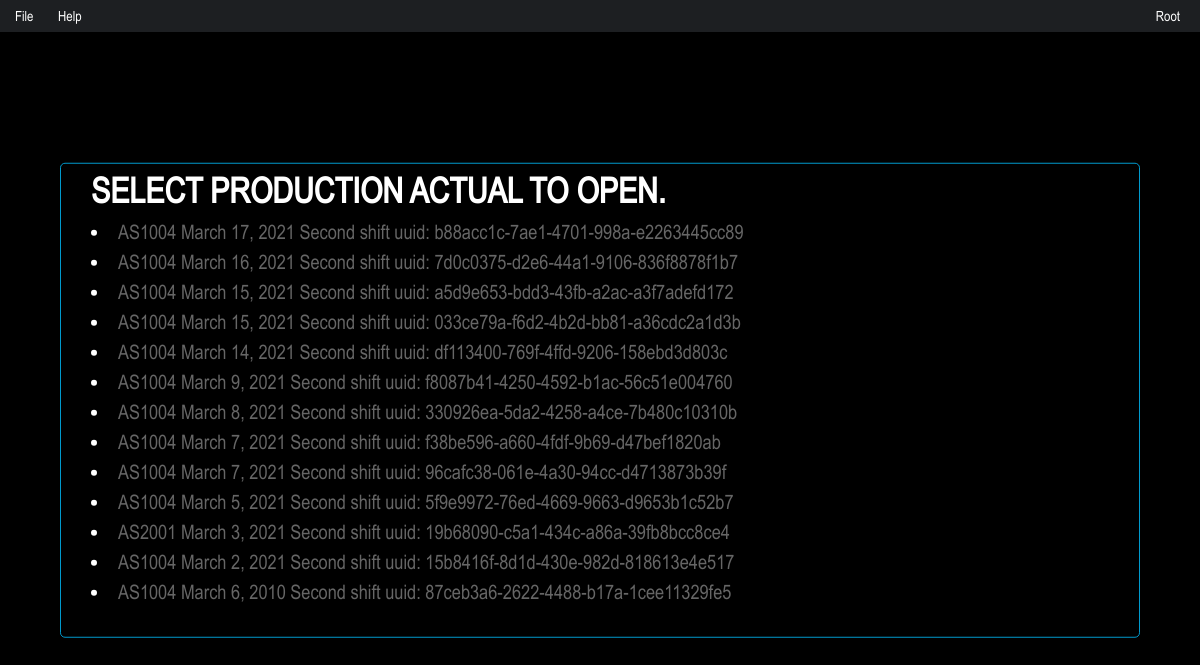
The app's page /Records/OpenRecent/ (signed in), older data.
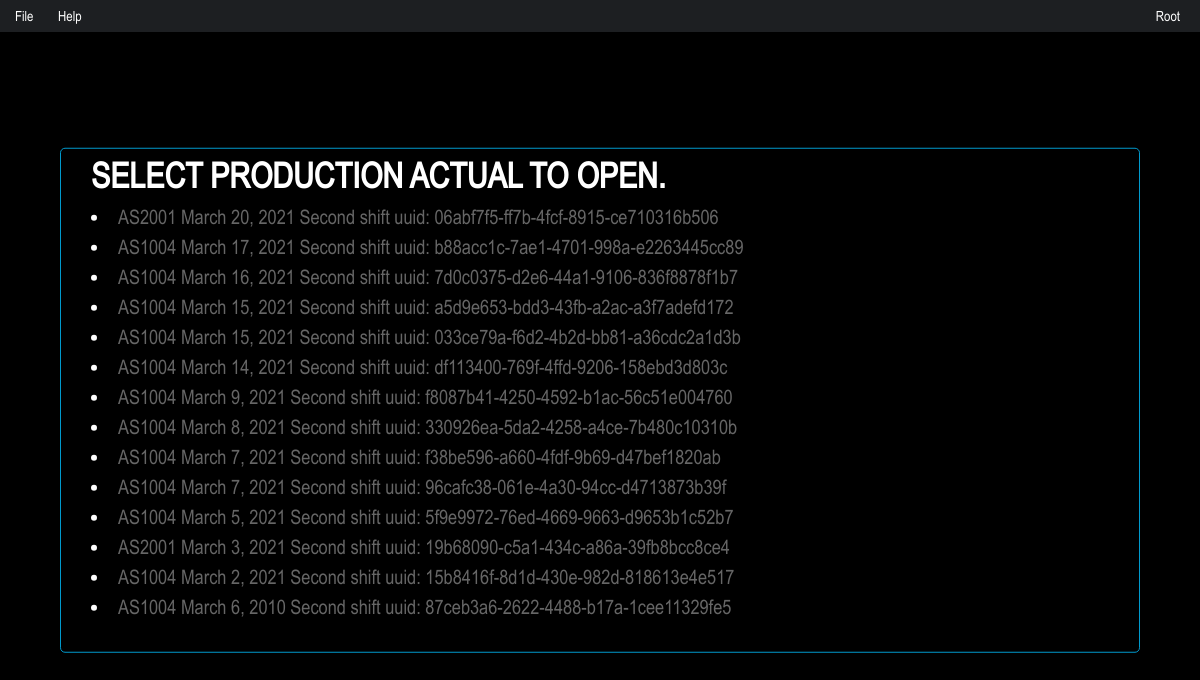
The same page, newer data.
### productionactual/models.py (models this page shows, shortened)
class ProductionActual(models.Model):
    id = models.UUIDField(primary_key=True, default=uuid.uuid4, help_text="Unique ID for this particular ProductionActual")
    pa_date = models.DateField('production actual date')
    assembly_line_number = models.ForeignKey(AssemblyLine, on_delete=models.CASCADE)
    shift = models.ForeignKey(Shift, on_delete=models.CASCADE)
    user = models.ForeignKey(User, on_delete=models.CASCADE)

class AssemblyLine(models.Model):
    department = models.ForeignKey(Department, on_delete=models.CASCADE)
    line_name = models.CharField(max_length=6)
    def __str__(self):
        return self.line_name

class Shift(models.Model):
    shift_number = models.IntegerField()
    shift_name = models.CharField(max_length=15)
    def __str__(self):
        return self.shift_name

### productionactual/views.py (the view)
# urls.py: path('OpenRecent/', views.OpenRecentProductionActualView.as_view(), name='OpenRecentProductionActual'),
class OpenRecentProductionActualView(generic.ListView):
    template_name = 'productionactual/openrecentproductionactual.html'
    context_object_name = 'latest_pa_list'
    def get_queryset(self):
        return ProductionActual.objects.filter(pa_date__lte=timezone.now()).order_by('-pa_date')[:50]

### productionactual/templates/productionactual/openrecentproductionactual.html (shortened to what this page needs)
{% extends 'smenu.html' %}
{% block content %}
{% if user.is_authenticated %}
<div class="modal-content">
    <div>
        <h3 class="modal-title">Select Production Actual to open.</h3>
        {% for ProductionActual in latest_pa_list %}
        <li><a href="{% url 'ProductionActual' ProductionActual.id %}"> {{ ProductionActual.assembly_line_number }} {{ ProductionActual.pa_date }}  {{ ProductionActual.shift }} shift uuid: {{ ProductionActual.id }}</a></li>
    {% endfor %}
    </div>
</div>
{% endif %}
{% endblock %}

Row changes from the older to the newer data that the page shows:
added ProductionActual: assembly_line_number "AS2001", pa_date "March 20, 2021", shift "Second", id "06abf7f5-ff7b-4fcf-8915-ce710316b506"
